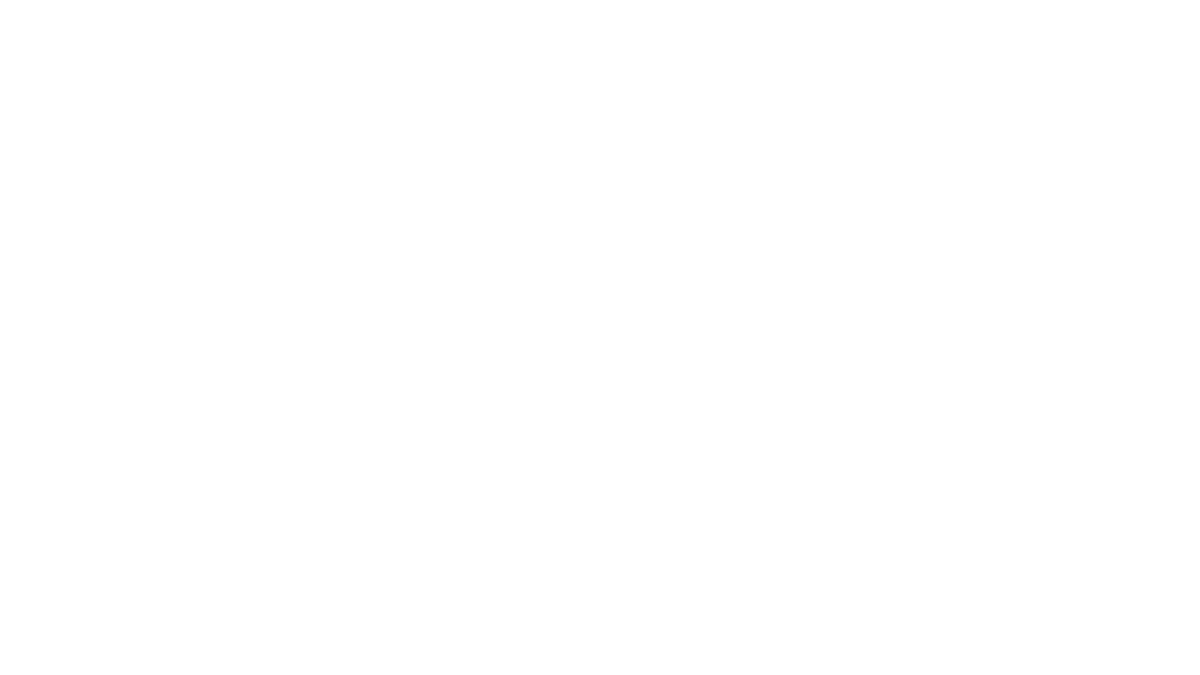
Frame 1 (no input)
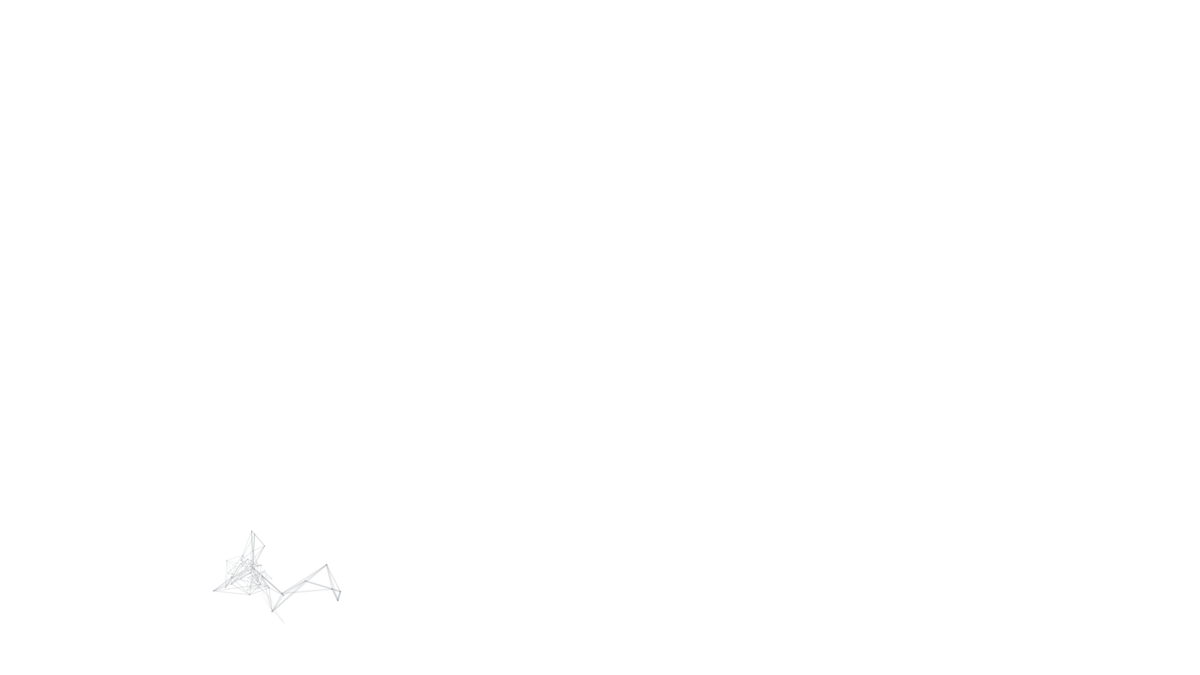
Frame 60 (the mouse pressed at the canvas centre just before this capture)
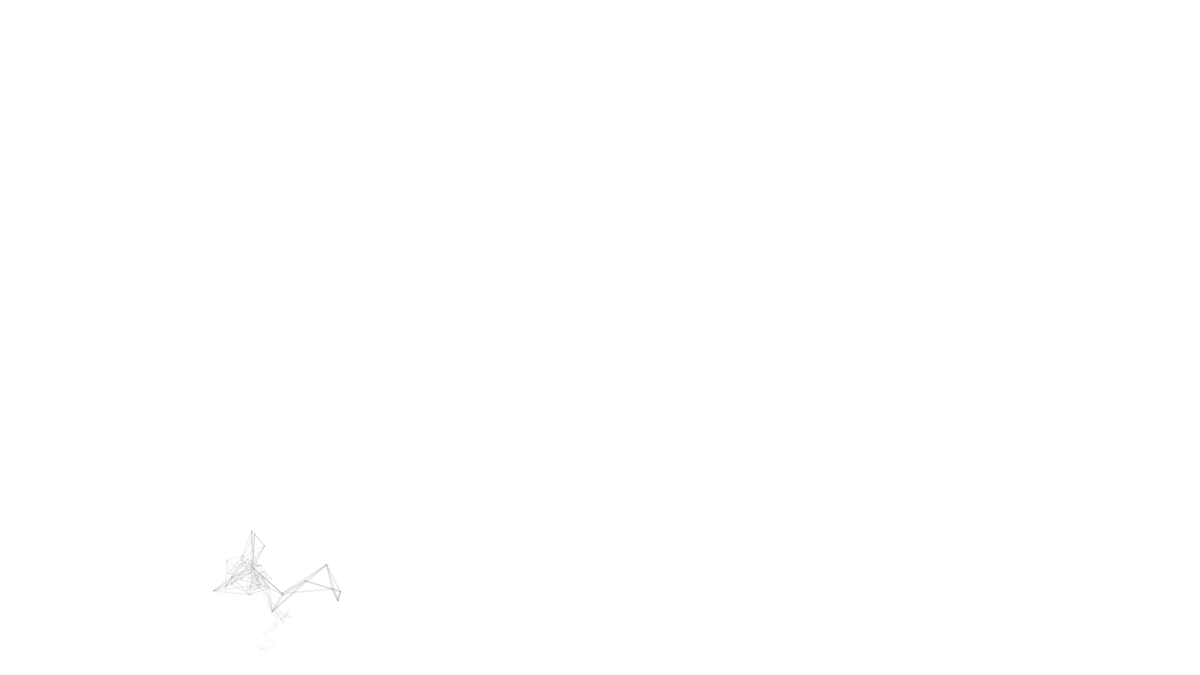
Frame 120 (the mouse held since frame 60 and released just before this capture)

The Processing sketch that drew these frames (run headless with seeded random() and noise(); from frame 60 on, the mouse is pressed at the canvas centre):

// Processing sketch: polymatrix1_1
// ── polymatrix1_1.pde
void setup(){
  size(1920,1080);
  smooth();
  //background(22,22,29);
 stroke(random(100,150),random(130,170),random(70,150),random(170));
  background(255);
}
float h=540;
float w=960;

float x=h;
float y=w;
float x2=h;
float y2=w;
float x3=h;
float y3=w;
float xr=h;
float yr=w;
float i=0;
float strokeW=3;
float x2r;
float y2r;


void draw(){
 

  if(strokeW>0.005){
    for(int i=0;i<1;i++){
      if(random(1000)>=999){
        strokeW=2;}
      drawPoly(x,y,x2,y2,x3,y3);
      
      x3=x2;
      y3=y2;      
      x2=x;
      y2=y;
      x=xr;
      y=yr;
      strokeWeight(strokeW);
      strokeW=strokeW*random(0.95,0.99);
    }
    if(random(1000)>=998){
        drawEl(xr,yr);}
  xr=randomDistance(x,strokeW);
  yr=randomDistance(y,strokeW);
 }
 else{
   if(random(1000)>=900){
      i=0;
    x2r= random(1920);
    y2r= random(1080);
    x=x2r;
    y=y2r;
    x2=x2r;
    y2=y2r;
    x3=x2r;
    y3=y2r;
    xr=x2r;
    yr=y2r;
    strokeW=3*random(0.8,1.2);
    //stroke(random(0,250),random(75,150),random(75,150),random(75,250));
    stroke(random(100,150),random(130,170),random(70,150),random(170));
   }else{
     
    i=0;
    x=w;
    y=h;
    x2=w;
    y2=h;
    x3=w;
    y3=h;
    xr=w;
    yr=h;
    strokeW=3*random(0.8,1.2);
    //stroke(random(0,250),random(75,150),random(75,150),random(75,250));
    stroke(random(100,150),random(130,170),random(70,150),random(170));
   }
  }
  }

void drawPoly(float x,float y, float x2, float y2, float x3, float y3){
  line(x,y,xr,yr);
  line(x2,y2,xr,yr);
  line(x3,y3,xr,yr);
  
  
  
}
void drawEl(float x, float y){
  float a=random(10);
  noStroke();
  fill(random(255),random(0,100));
  ellipse(x,y,a,a);
}
  
public float randomDistance(float x, float i){
  float xrandom;
  float dist=25;
  float k=(sqrt(i));
 
  xrandom=x+random(-dist,dist)*k;
  return xrandom;
}
  
  
